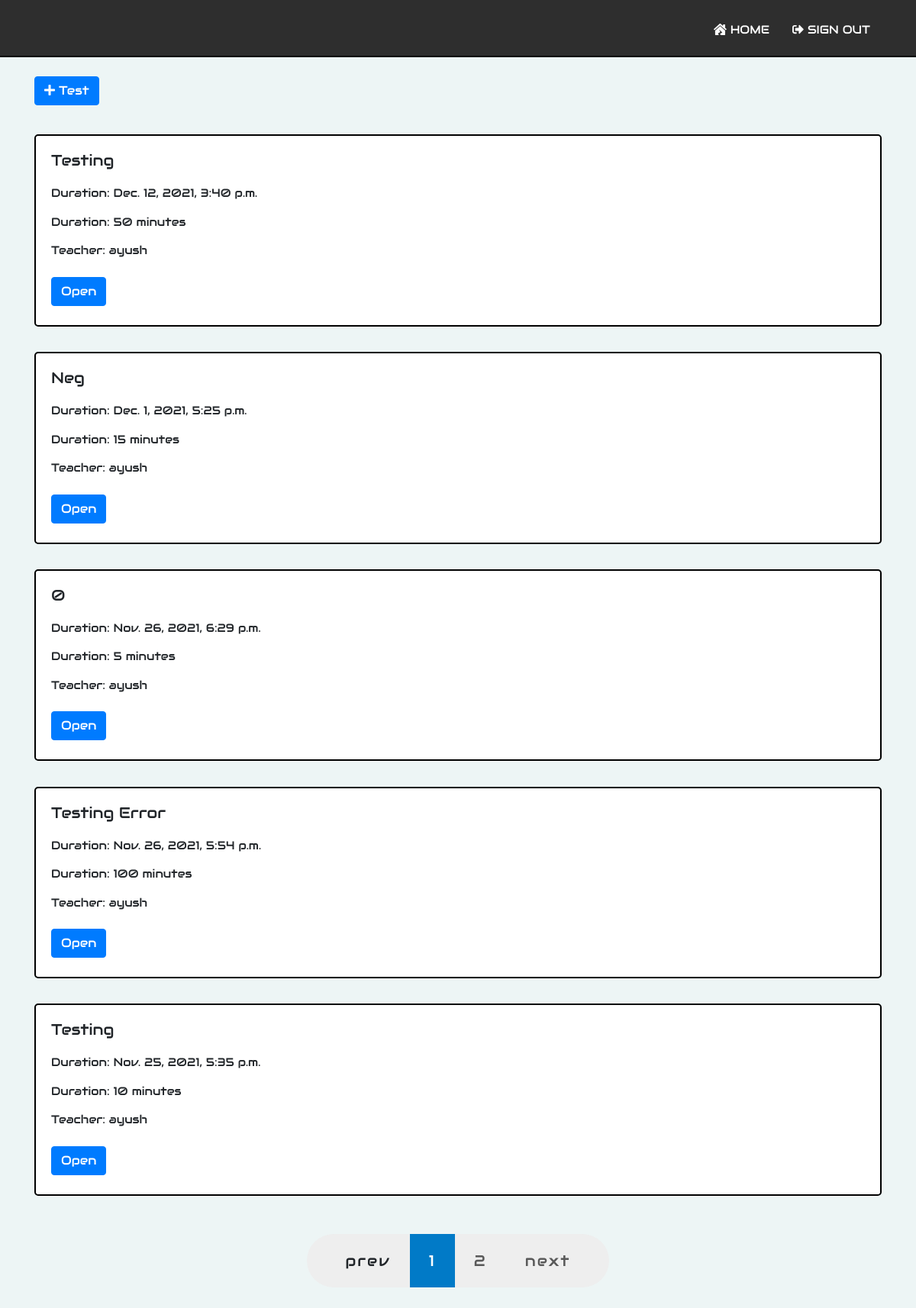
/ (signed in), run on the app's committed database.
### grader/models.py (models this page shows, shortened)
class Test(models.Model):
    test_id = models.AutoField(primary_key = True)
    user = models.ForeignKey(User, on_delete = models.CASCADE)
    title = models.CharField(max_length = 255)
    link = models.CharField(max_length = 255)
    semester = models.IntegerField()
    branch = models.CharField(max_length = 255)
    duration = models.IntegerField()
    start_time = models.DateTimeField()
    end_time = models.DateTimeField()

### grader/views.py (the view)
# urls.py: path('', views.index, name='index'),
def index(request):
	context = {
		'title': 'Home'
	}
	if request.user.username:
		username = request.user.username
		role = UserRole.objects.get(user = request.user).role
		context['role'] = role
		cur_time = timezone.localtime(timezone.now())
		if role == 'teacher':
			tests = Test.objects.all().filter(user = request.user)
		else:
			details = StudentDetail.objects.get(user = request.user)
			tests = Test.objects.all().filter(branch = details.branch)
			tests = tests.filter(semester = details.semester)
		context['is_teacher'] = True if role == 'teacher' else False
		tests = tests.order_by('-start_time')
		if len(tests) == 0:
			messages.info(request, 'No tests available')
		page = request.GET.get('page', 1)
		paginator = Paginator(tests, 5)
		try:
			paginated_tests = paginator.page(page)
		except PageNotAnInteger:
			paginated_tests = paginator.page(1)
		except EmptyPage:
			paginated_tests = paginator.page(paginator.num_pages)
		context['tests'] = paginated_tests
	return render(request, 'grader/index.html', context=context)

### templates/grader/index.html (shortened to what this page needs)
{% extends "grader/base.html" %}
{% load static %}
{% block content %}
    {% if is_teacher %}
        <a class="btn btn-primary" href="{% url 'create-test' %}"><i class="fas fa-plus"></i> Test</a>
    {% else %}
        <div class="space"></div>
        <div class="space"></div>
    {% endif %}
    {% if request.user.is_authenticated %}
        {% if tests %}
            {% for test in tests %}
                <div class="test-card">
                    <div class="card-body">
                        <h5 class="card-title">{{ test.title|title }}</h5>
                        <p class="card-text">
                            Duration: {{ test.start_time }}
                            <br>
                            Duration: {{ test.duration }} minutes
                            <br>
                            Teacher: {{ test.user.username }}
                        </p>
                        <a href="{% url 'test' test.link %}" class="btn btn-primary">Open</a>
                    </div>
                </div>
            {% endfor %}
        {% endif %}
    {% endif %}
    {% if tests.has_other_pages %}
        <div class="pagination-wrapper">
            <div class="pagination">
                {% if tests.has_previous %}
                    <a class="prev page-numbers" href="?page={{ tests.previous_page_number }}">prev</a>
                {% else %}
                    <a class="disabled prev page-numbers">prev</a>
                {% endif %}
                {% for i in tests.paginator.page_range %}
                    {% if tests.number == i %}
                        <span aria-current="page" class="page-numbers current">{{ i }}</span>
                    {% else %}
                        <a class="page-numbers" href="?page={{ i }}">{{ i }}</a>
                    {% endif %}
                {% endfor %}
                {% if tests.has_next %}
                    <a class="next page-numbers" href="?page={{ tests.next_page_number }}">next</a>
                {% else %}
                    <a class="disabled next page-numbers">next</a>
                {% endif %}
            </div>
        </div>
    {% endif %}
{% endblock content %}

### static/css/test_view.css (style rules this page uses)
.test-card { background-color: white; border: 2px solid black; margin-top: 3%; padding: 0; border-radius: 5px; line-height: 250%; }

### static/css/pagination.css (style rules this page uses)
a { text-decoration: none; }
.pagination-wrapper { text-align: center; margin: 20px 0; }
.pagination { display: inline-block; height: 70px; margin-top: 30px; padding: 0 25px; border-radius: 35px; background-color: #eee; }
.page-numbers { display: block; padding: 0 25px; float: left; transition: 400ms ease; color: #595959; font-size: 20px; letter-spacing: 0.1em; line-height: 70px; }
.page-numbers:hover, .page-numbers.current { background-color: #017ac7; color: #fff; }

### static/css/styles.css (style rules this page uses)
body { font-family: "Audiowide", sans-serif; background-color: #edf5f5; }
html, body { height: 100%; }
body.my-login-page { font-size: 15px; }
.btn { margin-bottom: 5px; }

### data on the page
Test: title "Testing", start_time "Dec. 12, 2021, 3:40 p.m.", duration "50", user.username "ayush"
Test: title "Neg", start_time "Dec. 1, 2021, 5:25 p.m.", duration "15", user.username "ayush"
Test: title "0", start_time "Nov. 26, 2021, 6:29 p.m.", duration "5", user.username "ayush"
Test: title "Testing Error", start_time "Nov. 26, 2021, 5:54 p.m.", duration "100", user.username "ayush"
Test: title "Testing", start_time "Nov. 25, 2021, 5:35 p.m.", duration "10", user.username "ayush"

### other printed values
{{ i }} "1"
{{ i }} "2"
